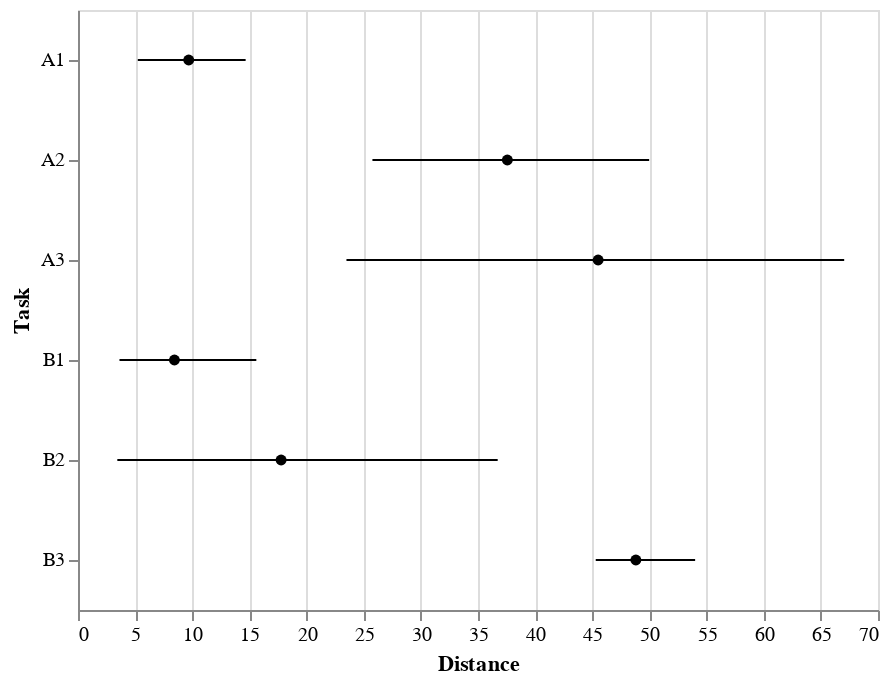

Here is the notebook cell this chart was saved with:
### Code cell
df2 = compute_prediction_distances("Prediction1(Police).csv","Police1",aggregate=False)

points2 = alt.Chart(df2).mark_point(filled=True).encode(
    alt.X(
        'mean(Distance)',
        scale=alt.Scale(zero=False),
        axis=alt.Axis(title='Distance')
    ),
    y='Task',
    color=alt.value('black')
)

error_bars2 = alt.Chart(df2).mark_rule().encode(
    x='ci0(Distance)',
    x2='ci1(Distance)',
    y='Task'
)

points2 + error_bars2 + points + error_bars

### Figure 1 — Vega-Lite specification as saved in the notebook (floating-point values rounded to 4 significant figures)
{"$schema": "https://vega.github.io/schema/vega-lite/v2.6.0.json", "config": {"view": {"height": 300, "width": 400}}, "datasets": {"data-6ac9501f9efa886bcf2dc8880f386cb6": [{"Distance": 60.39, "Task": "B2"}, {"Distance": 47.66, "Task": "B3"}, {"Distance": 3.818, "Task": "B1"}, {"Distance": 43.42, "Task": "B3"}, {"Distance": 3.818, "Task": "B1"}, {"Distance": 3.253, "Task": "B2"}, {"Distance": 3.253, "Task": "B2"}, {"Distance": 46.24, "Task": "B3"}, {"Distance": 25.03, "Task": "B1"}, {"Distance": 46.24, "Task": "B3"}, {"Distance": 3.818, "Task": "B1"}, {"Distance": 3.818, "Task": "B2"}, {"Distance": 3.818, "Task": "B2"}, {"Distance": 48.93, "Task": "B3"}, {"Distance": 3.253, "Task": "B1"}, {"Distance": 60.39, "Task": "B3"}, {"Distance": 10.89, "Task": "B1"}, {"Distance": 32.1, "Task": "B2"}], "data-ccc62eafaaf26b94f5f2a28ab31a47b6": [{"Distance": 13.12, "Task": "A1"}, {"Distance": 6.492, "Task": "A1"}, {"Distance": 58.49, "Task": "A2"}, {"Distance": 21.87, "Task": "A2"}, {"Distance": 60.1, "Task": "A3"}, {"Distance": 36.42, "Task": "A3"}, {"Distance": 10.98, "Task": "A1"}, {"Distance": 6.793, "Task": "A1"}, {"Distance": 18.66, "Task": "A2"}, {"Distance": 52.86, "Task": "A2"}, {"Distance": 71.77, "Task": "A3"}, {"Distance": 81.06, "Task": "A3"}, {"Distance": 19.75, "Task": "A1"}, {"Distance": 0.9899, "Task": "A1"}, {"Distance": 42.01, "Task": "A2"}, {"Distance": 31.51, "Task": "A2"}, {"Distance": 11.66, "Task": "A3"}, {"Distance": 12.06, "Task": "A3"}]}, "layer": [{"data": {"name": "data-ccc62eafaaf26b94f5f2a28ab31a47b6"}, "encoding": {"color": {"value": "black"}, "x": {"aggregate": "mean", "axis": {"title": "Distance"}, "field": "Distance", "scale": {"zero": false}, "type": "quantitative"}, "y": {"field": "Task", "type": "nominal"}}, "mark": {"filled": true, "type": "point"}}, {"data": {"name": "data-ccc62eafaaf26b94f5f2a28ab31a47b6"}, "encoding": {"x": {"aggregate": "ci0", "field": "Distance", "type": "quantitative"}, "x2": {"aggregate": "ci1", "field": "Distance", "type": "quantitative"}, "y": {"field": "Task", "type": "nominal"}}, "mark": "rule"}, {"data": {"name": "data-6ac9501f9efa886bcf2dc8880f386cb6"}, "encoding": {"color": {"value": "black"}, "x": {"aggregate": "mean", "axis": {"title": "Distance"}, "field": "Distance", "scale": {"zero": false}, "type": "quantitative"}, "y": {"field": "Task", "type": "nominal"}}, "mark": {"filled": true, "type": "point"}}, {"data": {"name": "data-6ac9501f9efa886bcf2dc8880f386cb6"}, "encoding": {"x": {"aggregate": "ci0", "field": "Distance", "type": "quantitative"}, "x2": {"aggregate": "ci1", "field": "Distance", "type": "quantitative"}, "y": {"field": "Task", "type": "nominal"}}, "mark": "rule"}]}
